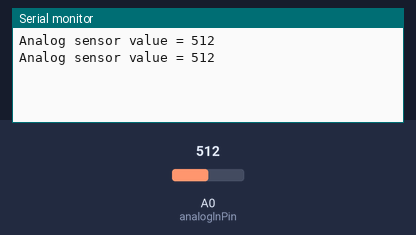
Simulated run of this sketch. Board: Arduino Uno, built with avr-gcc and run on an emulated ATmega328P. On the bench: the last lines printed to the serial monitor. Inputs (shaded band) come from the test bench; at power-on: A0 (analoglnPin) = 512.

Above: at 1.8 s.
1.9 s: A0 (analoglnPin) set to 716
At 2.8 s:
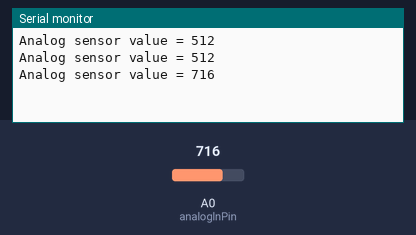
3.4 s: A0 (analoglnPin) set to 900
At 4.8 s:
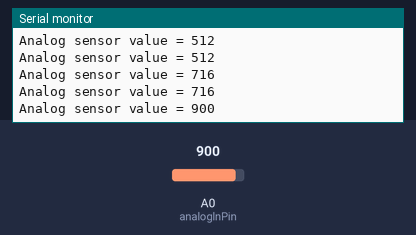
Timing chart, 0 to 6.4 s (numbered marks = the images above; inputs shaded):
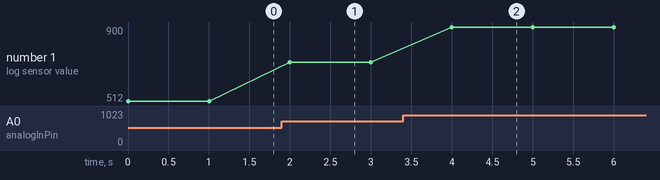

Measured:
- after the input at 1.9 s, the serial monitor: prints a new line after 0.10 s (image 1)
- after the input at 3.4 s, the serial monitor: prints a new line after 0.60 s (image 2)
- plotted number 1: 512 → 716 after the input at 1.9 s, 716 → 900 after the input at 3.4 s

The sketch:

Light_Sensor_Data.ino
```cpp
const int analoglnPin = A0;
int sensorValue = 0;

void setup() {
  // put your setup code here, to run once:
  Serial.begin(9600);

}

void loop() {
  // put your main code here, to run repeatedly:
  sensorValue = analogRead(analoglnPin);
  Serial.print("Analog sensor value = ");
  Serial.println(sensorValue);
  delay(1000);
}
```
